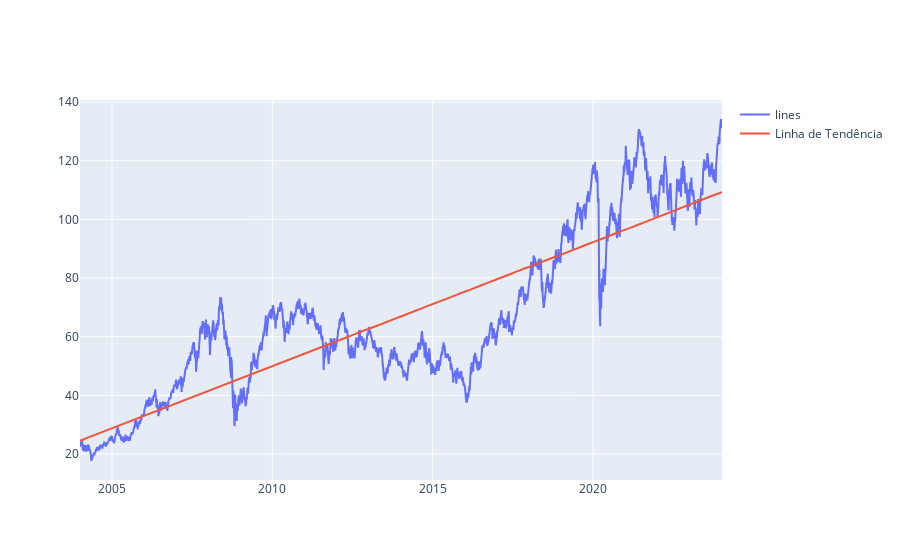

Write notebook code for a chart like this one.
### Markdown cell above
#### Visualizando os valores de fechamento e a tendência história:

### Code cell
fig = go.Figure()
fig.add_trace(go.Scatter(x=df.index, y=df['Y'], mode='lines', name='lines'))

x = np.array(range(len(df)))
y = df['Y'].values
slope, intercept, r_value, p_value, std_err = stats.linregress(x, y)
line = slope * x + intercept

fig.add_trace(go.Scatter(x=df.index, y=line, mode='lines', name='Linha de Tendência'))

fig.update_layout(showlegend=True)
fig.show()

### Figure 1 — Plotly figure (JSON) as saved in the notebook; plotly's stock layout.template omitted (floating-point values rounded to 4 significant figures; data arrays with more than 128 entries replaced by an {"elided": "..."} marker saying what was removed)
{"data": [{"mode": "lines", "name": "lines", "type": "scatter", "x": {"elided": "4957 str values"}, "y": {"elided": "4957 float values"}}, {"mode": "lines", "name": "Linha de Tendência", "type": "scatter", "x": {"elided": "4957 str values"}, "y": {"elided": "4957 float values"}}], "layout": {"showlegend": true}}
